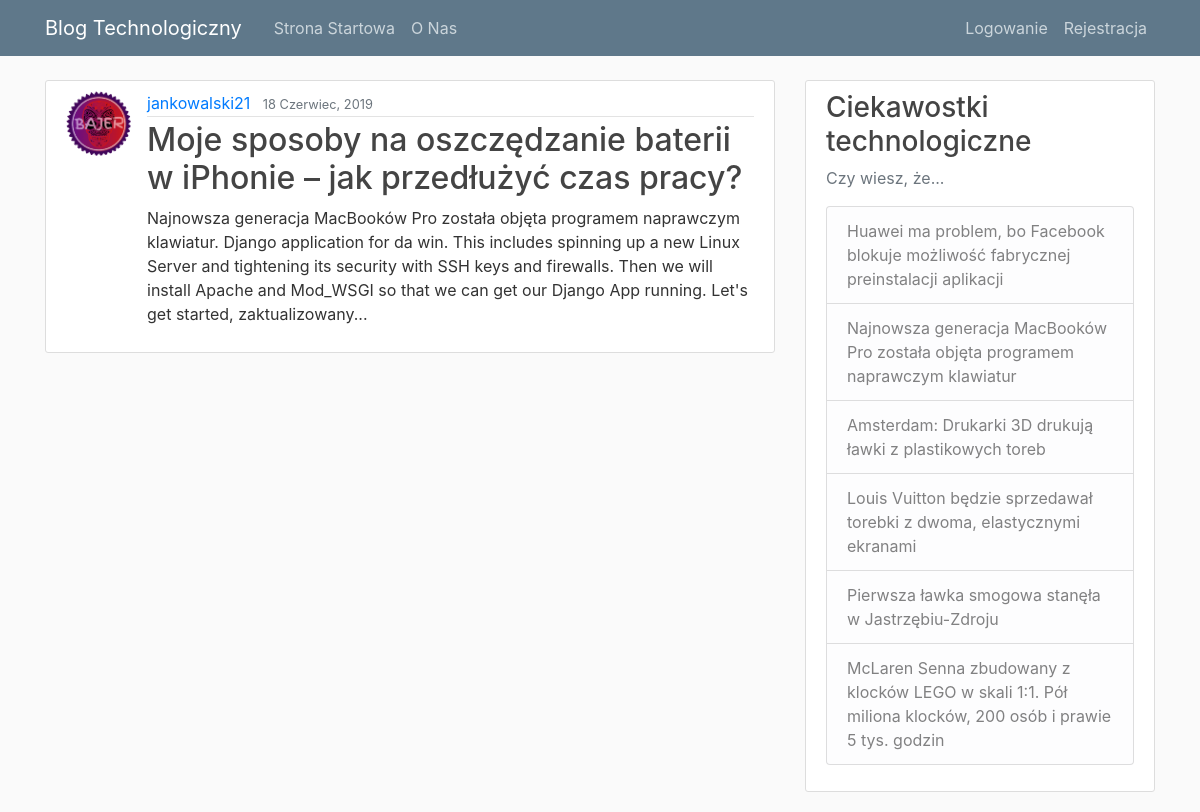
The page /post/30/ on the database its author committed.
### blog/models.py (models this page shows, shortened)
class Post(models.Model):
	title = models.CharField(max_length=100)
	content = models.TextField()
	date_posted = models.DateTimeField(default=timezone.now)
	author = models.ForeignKey(User, on_delete=models.CASCADE)

### users/models.py (models this page shows, shortened)
class Profile(models.Model):
	user = models.OneToOneField(User, on_delete=models.CASCADE)
	image = models.ImageField(default='default.jpg', upload_to='profile_pics')

### blog/views.py (the view)
# urls.py: path('post/<int:pk>/', PostDetailView.as_view(), name='post-detail'),
class PostDetailView(DetailView):
	model = Post

### blog/templates/blog/post_detail.html (shortened to what this page needs)
{% extends "blog/base.html" %}
{% block content %}
	<article class="media content-section">
    <img class="rounded-circle article-img" src="{{ object.author.profile.image.url }}">
  		<div class="media-body">
    		<div class="article-metadata">
      			<a class="mr-2" href="{% url 'user-posts' object.author.username %}">{{ object.author }}</a>
      			<small class="text-muted">{{ object.date_posted|date:"d F, Y" }}</small>
    		</div>
    		<h2 class="article-title">{{ object.title }}</h2>
    		<p class="article-content">{{ object.content }}
        </p>
  		</div>
		</article>
{% endblock content %}

### blog/static/blog/main.css (style rules this page uses)
body { background: #fafafa; color: #333333; margin-top: 5rem; }
h1, h2, h3, h4, h5, h6 { color: #444444; }
.content-section { background: #ffffff; padding: 10px 20px; border: 1px solid #dddddd; border-radius: 3px; margin-bottom: 20px; }
.article-title { color: #444444; }
.article-content { white-space: pre-line; }
.article-img { height: 65px; width: 65px; margin-right: 16px; }
.article-metadata { padding-bottom: 1px; margin-bottom: 4px; border-bottom: 1px solid #e3e3e3 }

### rows shown on the page
Post: author.profile.image (picture), author "jankowalski21", date_posted "18 Czerwiec, 2019", title "Moje sposoby na oszczędzanie baterii w iPhonie – jak przedłużyć czas pracy?", content "Najnowsza generacja MacBooków Pro została objęta programem naprawczym klawiatur. Django application for da win. This includes spinning up a new Linux Server and tightening its security with SSH keys and firewalls. Then we will install Apache and Mod_WSGI so that we can get our Django App running. Let's get started, zaktualizowany..."
